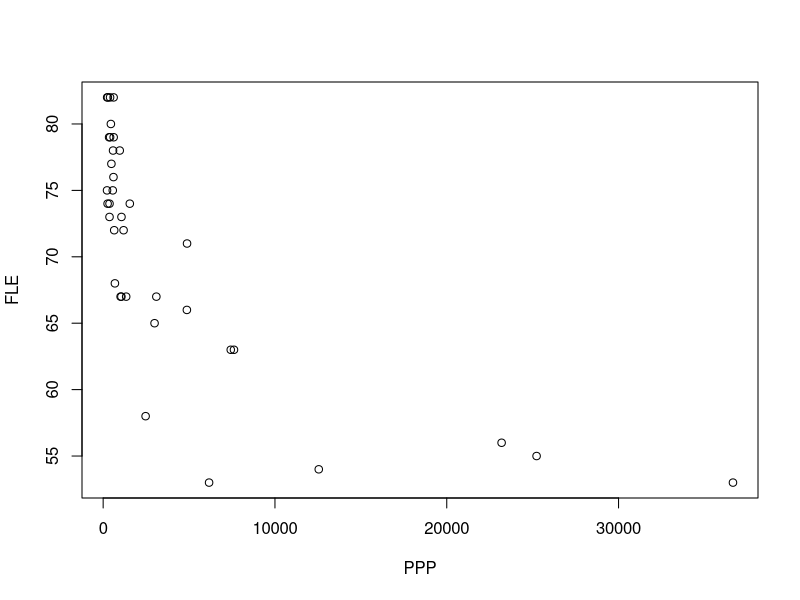
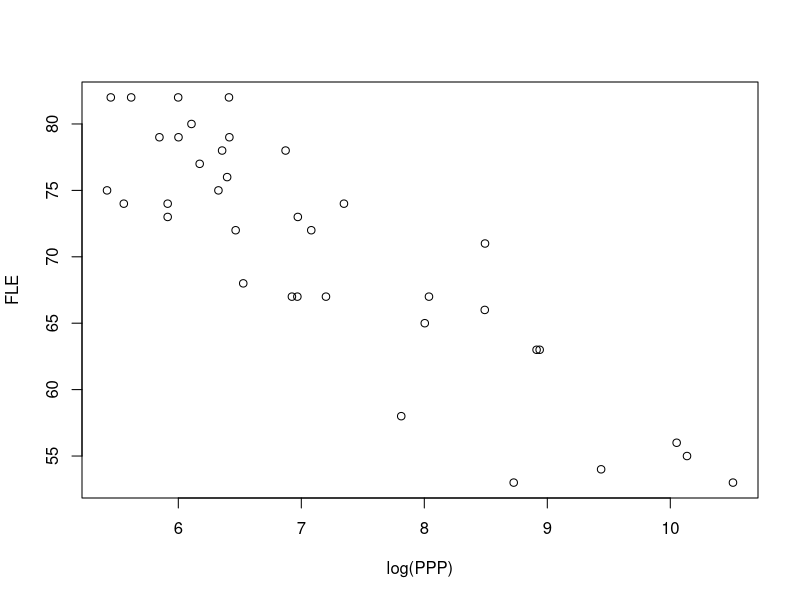
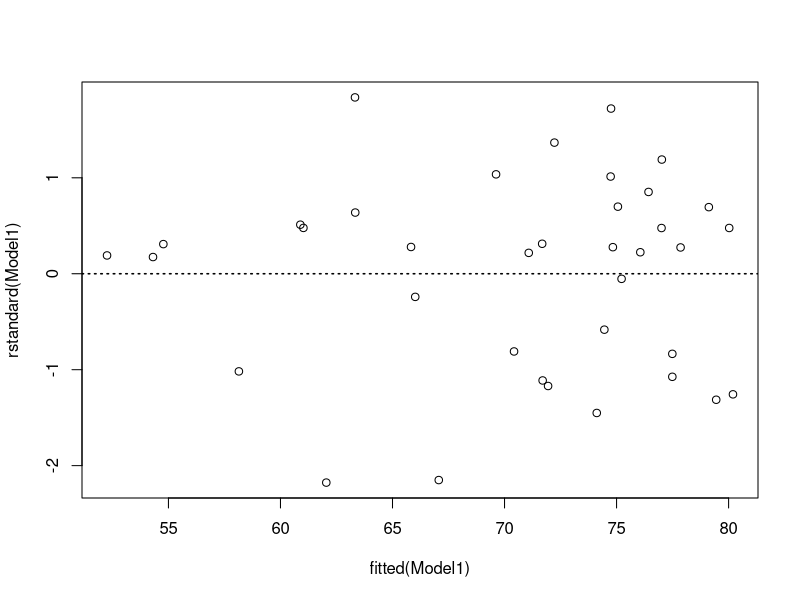
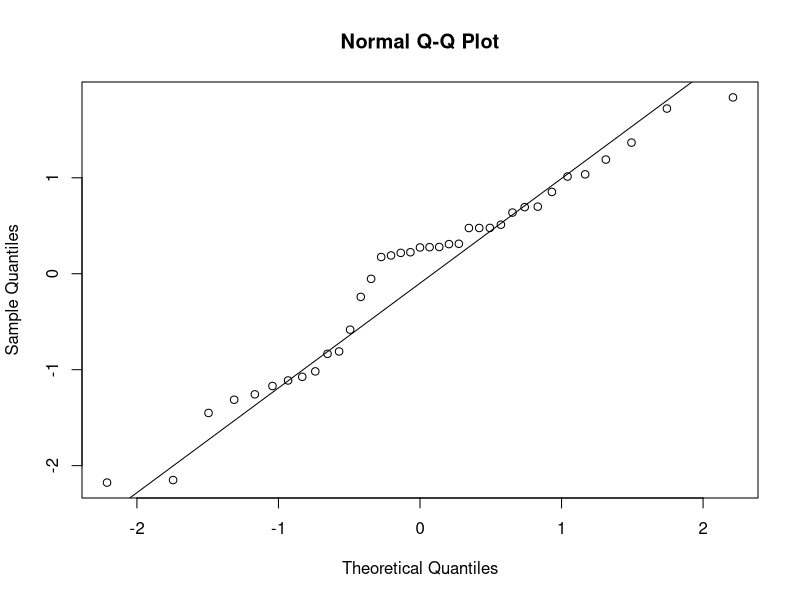

These figures' R source, in order:
## ---- chunk 1
life <- read.csv("LifeExp.csv")
plot(FLE ~ PPP, data = life)
## ---- chunk 2
plot(FLE ~ log(PPP), data = life, xlab = "log(PPP)")
## ---- chunk 3
Model1 <- lm(FLE ~ log(PPP), data = life)
## ---- chunk 4
summary(Model1)
anova(Model1)
## ---- chunk 5
x <- log(life$PPP)
y <- life$FLE
n_digits <- 2
x_mean <- round(mean(x),n_digits)
y_mean <- round(mean(y),n_digits)
S_xy <- round(sum((x-mean(x))*(y-mean(y))),n_digits)
S_xx <- round(sum((x-mean(x))^2),n_digits)
S_yy <- round(sum((y-mean(y))^2),n_digits)
print(c(x_mean, y_mean, S_xx, S_yy, S_xy))
## ---- chunk 6
beta_hat <- S_xy/S_xx;beta_hat
alpha_hat <- y_mean - beta_hat*x_mean; alpha_hat
## ---- chunk 7
cor(log(life$PPP),life$FLE)
## ---- chunk 8
plot(rstandard(Model1) ~ fitted(Model1))
abline(h=0, lty=3, lwd=1.5)
## ---- chunk 9
qqnorm(rstandard(Model1))
qqline(rstandard(Model1))
